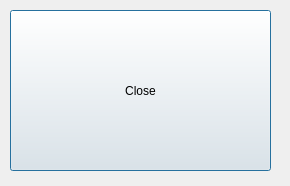
<?xml version="1.0" encoding="UTF-8"?>
<ui version="4.0">
 <class>AnotherWindow</class>
 <widget class="QDialog" name="AnotherWindow">
  <property name="geometry">
   <rect>
    <x>0</x>
    <y>0</y>
    <width>290</width>
    <height>186</height>
   </rect>
  </property>
  <property name="windowTitle">
   <string>Dialog</string>
  </property>
  <widget class="QPushButton" name="pushButton">
   <property name="geometry">
    <rect>
     <x>10</x>
     <y>10</y>
     <width>261</width>
     <height>161</height>
    </rect>
   </property>
   <property name="text">
    <string>Close</string>
   </property>
  </widget>
 </widget>
 <resources/>
 <connections/>
</ui>
